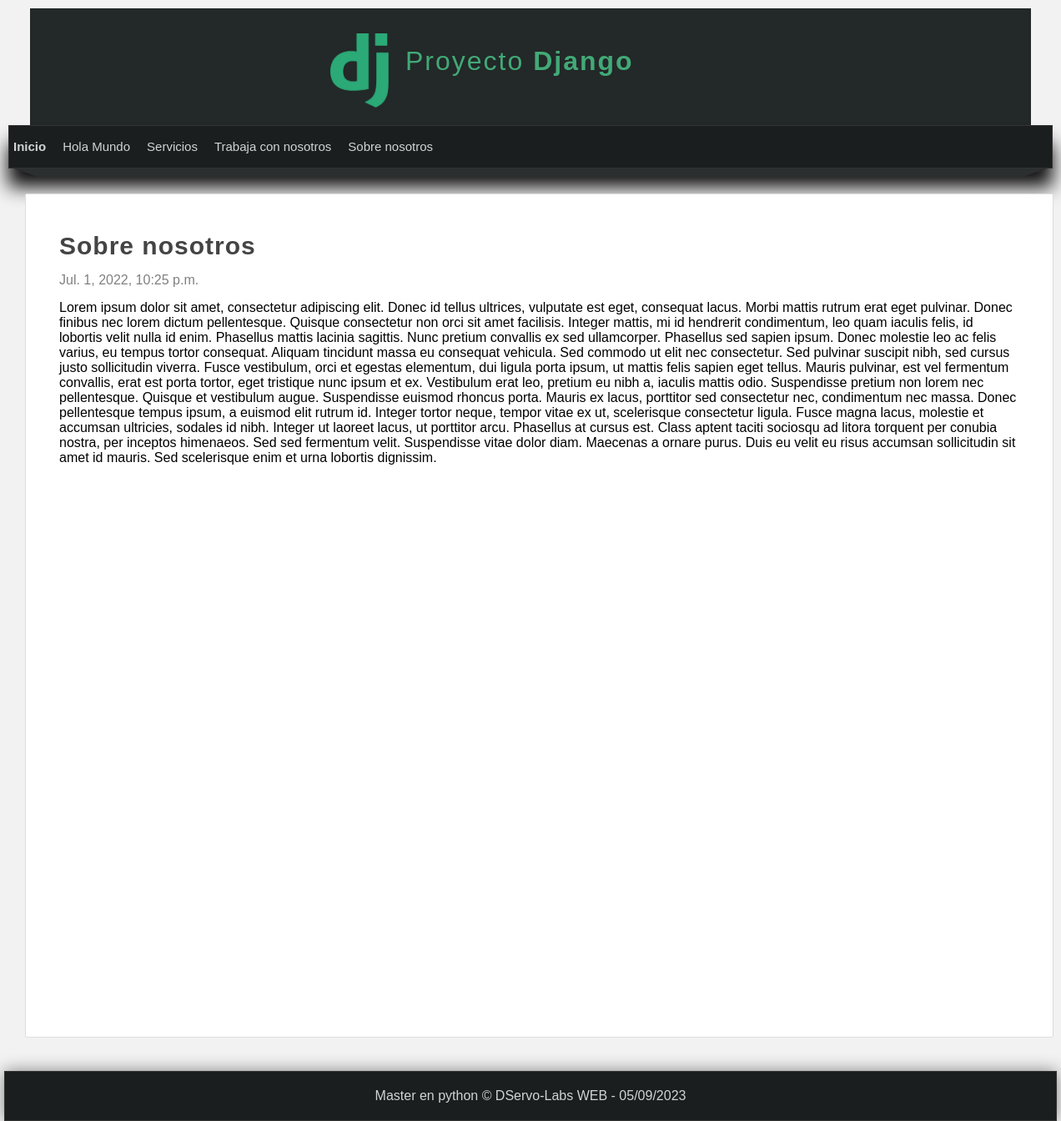
Page /pagina/sobre-nosotros on the committed database.
### pages/models.py (models this page shows, shortened)
class Page(models.Model):
    title = models.CharField(max_length=50, verbose_name="Título")
    content = RichTextField(verbose_name="Contenido")
    slug = models.CharField(unique=True, max_length=150, verbose_name="URL amigable")
    order = models.IntegerField(verbose_name="Orden", default=0)
    visible = models.BooleanField(verbose_name="¿Visible?")
    created_at = models.DateTimeField(auto_now_add=True, verbose_name="Creado el")
    upgrated_at = models.DateTimeField(auto_now=True, verbose_name="Actualizado el")
    class Meta:
        verbose_name = "Página"
        verbose_name_plural = "Páginas"

### pages/views.py (the view)
# urls.py: path('pagina/<str:slug>', views.page, name="page")
def page(request, slug):
    page = Page.objects.get(slug=slug)
    return render(request, "pages/page.html", {
        "page": page
        })

### pages/context_processors.py (called while the page is built)
def get_pages(requests):
    pages = Page.objects.filter(visible=True).order_by('order').values_list('id', 'title', 'slug')
    return {
        'pages': pages
    }

### pages/templates/pages/page.html (shortened to what this page needs)
{% extends 'layouts/layout.html' %}
{% block content %}
    <h1 class="title">{{page.title}}</h1>
    <span class="date">{{page.created_at}}</span>
    <p class="content">{{page.content|safe}}</p>
{% endblock %}

### mainapp/templates/layouts/layout.html (shortened to what this page needs)
<!DOCTYPE html>
<html lang="es">
    <head>
        {% load static %}
        <link rel='stylesheet' type='text/css' href="{% static 'css/styles.css' %}" />
    </head>
    <body>
        <header>
            <div id="logotipo">
                <img src="{% static 'images/logo.png' %}" />
                <h1>Proyecto <strong>Django</strong></h1>
            </div>
        </header>
        <nav>
            <ul>
                <li>
                    <a href="{% url 'index' %}"><strong>Inicio</strong></a>
                </li>
                {% for page in pages %}
                <li>
                    <a href="{% url 'page' page.2 %}">{{ page.1 }}</a>
                </li>
                {% endfor %}
            </ul>
        </nav>
        <div class="barra">
            <span class="esquina-izquierda"></span>
            <span class="relleno-barra"></span>
            <span class="esquina-derecha"></span>
        </div>
        <div id="content">
            <div class="box">
                {% block content %}{% endblock %}
            </div>
        </div>
        <footer>
            Master en python &copy; DServo-Labs WEB - {% now "d/m/Y" %}
        </footer>
    </body>
</html>

### mainapp/static/css/styles.css (style rules this page uses)
* { margin: 0px; padding: 0px; font-family: sans-serif, Arial, Helvetica; text-decoration: none; }
.box p, .box h2, .box h3, .box ul { margin-top: 5px; margin-bottom: 5px; }
body { background-color: #F2F2F2; }
header { width: 1200px; height: 140px; background-color: #232828; margin: 0px auto; margin-top: 10px; }
#logotipo { width: 40%; height: 130px; margin: 0 auto; padding-top: 10px; }
#logotipo img { display: block; width: 70px; float: left; margin-top: 20px; }
#logotipo h1 { display: block; float: left; margin-top: 35px; margin-left: 20px; letter-spacing: 2px; font-weight: lighter; color: #42a977; }
nav { width: 1250px; height: 50px; margin: 0 auto; background-color: #1B1E1F; border: 1px solid #333333; box-shadow: 0px 22px 22px rgb(14, 13, 13); font-size: 15px; }
nav > ul { list-style: none; text-decoration: none; }
nav > ul > li { line-height: 40px; float: left; }
nav > ul > li > a { display: block; padding: 5px; padding-right: 15px; color: #d1d4d6; }
.barra { width: 1240px; margin: 0 auto; }
.esquina-izquierda { display: block; border-left: 30px solid transparent; border-top: 10px solid #2b2f30; float:left; }
.esquina-derecha { display: block; border-right: 30px solid transparent; border-top: 10px solid #2b2f30; float:right; }
.relleno-barra { display: block; width: 1180px; height: 10px; background: #2b2f30; float: left; }
#content { width: 1212px; min-height: 930px; margin: 0 auto; margin-bottom: 40px; margin-top: 30px; }
.box { background: white; width: 95%; min-height: 930px; padding-bottom: 10px; padding: 40px; border: 1px solid #ddd; border-radius: 2px; margin: 0 auto; }
.title { color: #444; letter-spacing: 1px; font-size: 30px; margin-bottom: 10px; margin-top: 5px; }
.date { display: block; margin-top: 15px; margin-bottom: 15px; color: gray; }
.content { line-height: 25px; }
footer { width: 1260px; background-color: #1b1e1f; border: 1px solid #333; color: #d1d4d6; text-align: center; margin: 0 auto; padding-top: 20px; padding-bottom: 20px; box-shadow: 0px 0px 20px gray; }

### rows in the picture
Page: title "Hola Mundo"
Page: title "Servicios"
Page: title "Trabaja con nosotros"
Page: title "Sobre nosotros", created_at "Jul. 1, 2022, 10:25 p.m.", content "Lorem ipsum dolor sit amet, consectetur adipiscing elit. Donec id tellus ultrices, vulputate est eget, consequat lacus. Morbi mattis rutrum erat eget pulvinar. Donec finibus nec lorem dictum pellentesque. Quisque consectetur non orci sit amet facilisis. Integer mattis, mi id hendrerit condimentum, leo quam iaculis felis, id lobortis velit nulla id enim. Phasellus mattis lacinia sagittis. Nunc pretium convallis ex sed ullamcorper. Phasellus sed sapien ipsum. Donec molestie leo ac felis varius, eu tempus tortor consequat. Aliquam tincidunt massa eu consequat vehicula. Sed commodo ut elit nec consectetur. Sed pulvinar suscipit nibh, sed cursus justo sollicitudin viverra. Fusce vestibulum, orci…"
